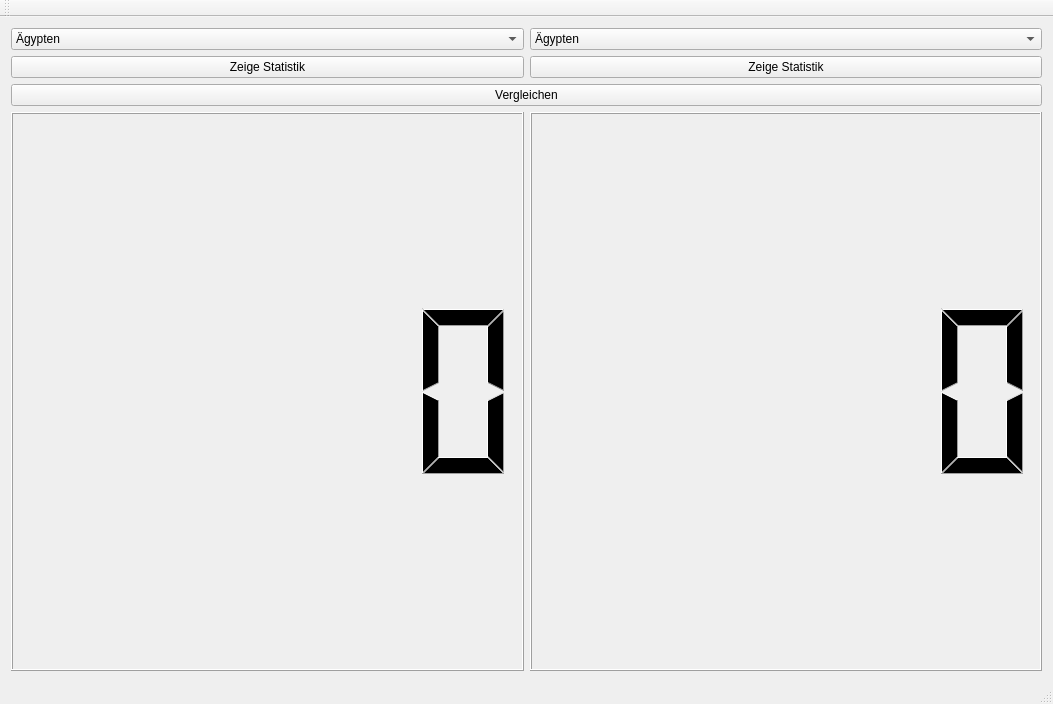
<?xml version="1.0" encoding="UTF-8"?>
<ui version="4.0">
 <class>MainWindow</class>
 <widget class="QMainWindow" name="MainWindow">
  <property name="geometry">
   <rect>
    <x>0</x>
    <y>0</y>
    <width>1053</width>
    <height>704</height>
   </rect>
  </property>
  <property name="windowTitle">
   <string>MainWindow</string>
  </property>
  <property name="windowIcon">
   <iconset theme="Fußball">
    <normaloff>.</normaloff>.</iconset>
  </property>
  <property name="styleSheet">
   <string notr="true">backgounrd-color: rgb(84, 84, 84)</string>
  </property>
  <widget class="QWidget" name="centralWidget">
   <layout class="QGridLayout" name="gridLayout">
    <item row="3" column="0" colspan="2">
     <layout class="QGridLayout" name="grid"/>
    </item>
    <item row="0" column="0" colspan="2">
     <layout class="QGridLayout" name="gridLayout_2">
      <item row="2" column="0" colspan="2">
       <widget class="QPushButton" name="compare">
        <property name="text">
         <string>Vergleichen</string>
        </property>
       </widget>
      </item>
      <item row="0" column="1">
       <widget class="QComboBox" name="team2">
        <item>
         <property name="text">
          <string>Ägypten</string>
         </property>
         <property name="icon">
          <iconset>
           <normalon>../images/Ägypten.png</normalon>
          </iconset>
         </property>
        </item>
        <item>
         <property name="text">
          <string>Argentinien</string>
         </property>
         <property name="icon">
          <iconset>
           <normalon>../images/Argentinien.png</normalon>
          </iconset>
         </property>
        </item>
        <item>
         <property name="text">
          <string>Australien</string>
         </property>
         <property name="icon">
          <iconset>
           <normalon>../images/Australien.png</normalon>
          </iconset>
         </property>
        </item>
        <item>
         <property name="text">
          <string>Belgien</string>
         </property>
         <property name="icon">
          <iconset>
           <normalon>../images/Belgien.png</normalon>
          </iconset>
         </property>
        </item>
        <item>
         <property name="text">
          <string>Brasilien</string>
         </property>
         <property name="icon">
          <iconset>
           <normalon>../images/Brasilien.png</normalon>
          </iconset>
         </property>
        </item>
        <item>
         <property name="text">
          <string>Costa Rica</string>
         </property>
         <property name="icon">
          <iconset>
           <normalon>../images/Costa Rica.png</normalon>
          </iconset>
         </property>
        </item>
        <item>
         <property name="text">
          <string>Dänemark</string>
         </property>
         <property name="icon">
          <iconset>
           <normalon>../images/Dänemark.png</normalon>
          </iconset>
         </property>
        </item>
        <item>
         <property name="text">
          <string>Deutschland</string>
         </property>
         <property name="icon">
          <iconset>
           <normalon>../images/Deutschland.png</normalon>
          </iconset>
         </property>
        </item>
        <item>
         <property name="text">
          <string>England</string>
         </property>
         <property name="icon">
          <iconset>
           <normalon>../images/England.png</normalon>
          </iconset>
         </property>
        </item>
        <item>
         <property name="text">
          <string>Frankreich</string>
         </property>
         <property name="icon">
          <iconset>
           <normalon>../images/Frankreich.png</normalon>
          </iconset>
         </property>
        </item>
        <item>
         <property name="text">
          <string>Iran</string>
         </property>
         <property name="icon">
          <iconset>
           <normalon>../images/Iran.png</normalon>
          </iconset>
         </property>
        </item>
        <item>
         <property name="text">
          <string>Island</string>
         </property>
         <property name="icon">
          <iconset>
           <normalon>../images/Island.png</normalon>
          </iconset>
         </property>
        </item>
        <item>
         <property name="text">
          <string>Japan</string>
         </property>
         <property name="icon">
          <iconset>
           <normalon>../images/Japan.png</normalon>
          </iconset>
         </property>
        </item>
        <item>
         <property name="text">
          <string>Kolumbien</string>
         </property>
         <property name="icon">
          <iconset>
           <normalon>../images/Kolumbien.png</normalon>
          </iconset>
         </property>
        </item>
        <item>
         <property name="text">
          <string>Kroatien</string>
         </property>
         <property name="icon">
          <iconset>
           <normalon>../images/Kroatien.png</normalon>
          </iconset>
         </property>
        </item>
        <item>
         <property name="text">
          <string>Marokko</string>
         </property>
         <property name="icon">
          <iconset>
           <normalon>../images/Marokko.png</normalon>
          </iconset>
         </property>
        </item>
        <item>
         <property name="text">
          <string>Mexiko</string>
         </property>
         <property name="icon">
          <iconset>
           <normalon>../images/Mexiko.png</normalon>
          </iconset>
         </property>
        </item>
        <item>
         <property name="text">
          <string>Nigeria</string>
         </property>
         <property name="icon">
          <iconset>
           <normalon>../images/Nigeria.png</normalon>
          </iconset>
         </property>
        </item>
        <item>
         <property name="text">
          <string>Panama</string>
         </property>
         <property name="icon">
          <iconset>
           <normalon>../images/Panama.png</normalon>
          </iconset>
         </property>
        </item>
        <item>
         <property name="text">
          <string>Peru</string>
         </property>
         <property name="icon">
          <iconset>
           <normalon>../images/Peru.png</normalon>
          </iconset>
         </property>
        </item>
        <item>
         <property name="text">
          <string>Polen</string>
         </property>
         <property name="icon">
          <iconset>
           <normalon>../images/Polen.png</normalon>
          </iconset>
         </property>
        </item>
        <item>
         <property name="text">
          <string>Portugal</string>
         </property>
         <property name="icon">
          <iconset>
           <normalon>../images/Portugal.png</normalon>
          </iconset>
         </property>
        </item>
        <item>
         <property name="text">
          <string>Russland</string>
         </property>
         <property name="icon">
          <iconset>
           <normalon>../images/Russland.png</normalon>
          </iconset>
         </property>
        </item>
        <item>
         <property name="text">
          <string>Saudi-Arabien</string>
         </property>
         <property name="icon">
          <iconset>
           <normalon>../images/Saudi-Arabien.png</normalon>
          </iconset>
         </property>
        </item>
        <item>
         <property name="text">
          <string>Schweden</string>
         </property>
         <property name="icon">
          <iconset>
           <normalon>../images/Schweden.png</normalon>
          </iconset>
         </property>
        </item>
        <item>
         <property name="text">
          <string>Schweiz</string>
         </property>
         <property name="icon">
          <iconset>
           <normalon>../images/Schweiz.png</normalon>
          </iconset>
         </property>
        </item>
        <item>
         <property name="text">
          <string>Senegal</string>
         </property>
         <property name="icon">
          <iconset>
           <normalon>../images/Senegal.png</normalon>
          </iconset>
         </property>
        </item>
        <item>
         <property name="text">
          <string>Serbien</string>
         </property>
         <property name="icon">
          <iconset>
           <normalon>../images/Serbien.png</normalon>
          </iconset>
         </property>
        </item>
        <item>
         <property name="text">
          <string>Spanien</string>
         </property>
         <property name="icon">
          <iconset>
           <normalon>../images/Spanien.png</normalon>
          </iconset>
         </property>
        </item>
        <item>
         <property name="text">
          <string>Südkorea</string>
         </property>
         <property name="icon">
          <iconset>
           <normalon>../images/Südkorea.png</normalon>
          </iconset>
         </property>
        </item>
        <item>
         <property name="text">
          <string>Tunesien</string>
         </property>
         <property name="icon">
          <iconset>
           <normalon>../images/Tunesien.png</normalon>
          </iconset>
         </property>
        </item>
        <item>
         <property name="text">
          <string>Uruguay</string>
         </property>
         <property name="icon">
          <iconset>
           <normalon>../images/Uruguay.png</normalon>
          </iconset>
         </property>
        </item>
       </widget>
      </item>
      <item row="0" column="0">
       <widget class="QComboBox" name="team1">
        <item>
         <property name="text">
          <string>Ägypten</string>
         </property>
         <property name="icon">
          <iconset>
           <normalon>../images/Ägypten.png</normalon>
          </iconset>
         </property>
        </item>
        <item>
         <property name="text">
          <string>Argentinien</string>
         </property>
         <property name="icon">
          <iconset>
           <normalon>../images/Argentinien.png</normalon>
          </iconset>
         </property>
        </item>
        <item>
         <property name="text">
          <string>Australien</string>
         </property>
         <property name="icon">
          <iconset>
           <normalon>../images/Australien.png</normalon>
          </iconset>
         </property>
        </item>
        <item>
         <property name="text">
          <string>Belgien</string>
         </property>
         <property name="icon">
          <iconset>
           <normalon>../images/Belgien.png</normalon>
          </iconset>
         </property>
        </item>
        <item>
         <property name="text">
          <string>Brasilien</string>
         </property>
         <property name="icon">
          <iconset>
           <normalon>../images/Brasilien.png</normalon>
          </iconset>
         </property>
        </item>
        <item>
         <property name="text">
          <string>Costa Rica</string>
         </property>
         <property name="icon">
          <iconset>
           <normalon>../images/Costa Rica.png</normalon>
          </iconset>
         </property>
        </item>
        <item>
         <property name="text">
          <string>Dänemark</string>
         </property>
         <property name="icon">
          <iconset>
           <normalon>../images/Dänemark.png</normalon>
          </iconset>
         </property>
        </item>
        <item>
         <property name="text">
          <string>Deutschland</string>
         </property>
         <property name="icon">
          <iconset>
           <normalon>../images/Deutschland.png</normalon>
          </iconset>
         </property>
        </item>
        <item>
         <property name="text">
          <string>England</string>
         </property>
         <property name="icon">
          <iconset>
           <normalon>../images/England.png</normalon>
          </iconset>
         </property>
        </item>
        <item>
         <property name="text">
          <string>Frankreich</string>
         </property>
         <property name="icon">
          <iconset>
           <normalon>../images/Frankreich.png</normalon>
          </iconset>
         </property>
        </item>
        <item>
         <property name="text">
          <string>Iran</string>
         </property>
         <property name="icon">
          <iconset>
           <normalon>../images/Iran.png</normalon>
          </iconset>
         </property>
        </item>
        <item>
         <property name="text">
          <string>Island</string>
         </property>
         <property name="icon">
          <iconset>
           <normalon>../images/Island.png</normalon>
          </iconset>
         </property>
        </item>
        <item>
         <property name="text">
          <string>Japan</string>
         </property>
         <property name="icon">
          <iconset>
           <normalon>../images/Japan.png</normalon>
          </iconset>
         </property>
        </item>
        <item>
         <property name="text">
          <string>Kolumbien</string>
         </property>
         <property name="icon">
          <iconset>
           <normalon>../images/Kolumbien.png</normalon>
          </iconset>
         </property>
        </item>
        <item>
         <property name="text">
          <string>Kroatien</string>
         </property>
         <property name="icon">
          <iconset>
           <normalon>../images/Kroatien.png</normalon>
          </iconset>
         </property>
        </item>
        <item>
         <property name="text">
          <string>Marokko</string>
         </property>
         <property name="icon">
          <iconset>
           <normalon>../images/Marokko.png</normalon>
          </iconset>
         </property>
        </item>
        <item>
         <property name="text">
          <string>Mexiko</string>
         </property>
         <property name="icon">
          <iconset>
           <normalon>../images/Mexiko.png</normalon>
          </iconset>
         </property>
        </item>
        <item>
         <property name="text">
          <string>Nigeria</string>
         </property>
         <property name="icon">
          <iconset>
           <normalon>../images/Nigeria.png</normalon>
          </iconset>
         </property>
        </item>
        <item>
         <property name="text">
          <string>Panama</string>
         </property>
         <property name="icon">
          <iconset>
           <normalon>../images/Panama.png</normalon>
          </iconset>
         </property>
        </item>
        <item>
         <property name="text">
          <string>Peru</string>
         </property>
         <property name="icon">
          <iconset>
           <normalon>../images/Peru.png</normalon>
          </iconset>
         </property>
        </item>
        <item>
         <property name="text">
          <string>Polen</string>
         </property>
         <property name="icon">
          <iconset>
           <normalon>../images/Polen.png</normalon>
          </iconset>
         </property>
        </item>
        <item>
         <property name="text">
          <string>Portugal</string>
         </property>
         <property name="icon">
          <iconset>
           <normalon>../images/Portugal.png</normalon>
          </iconset>
         </property>
        </item>
        <item>
         <property name="text">
          <string>Russland</string>
         </property>
         <property name="icon">
          <iconset>
           <normalon>../images/Russland.png</normalon>
          </iconset>
         </property>
        </item>
        <item>
         <property name="text">
          <string>Saudi-Arabien</string>
         </property>
         <property name="icon">
          <iconset>
           <normalon>../images/Saudi-Arabien.png</normalon>
          </iconset>
         </property>
        </item>
        <item>
         <property name="text">
          <string>Schweden</string>
         </property>
         <property name="icon">
          <iconset>
           <normalon>../images/Schweden.png</normalon>
          </iconset>
         </property>
        </item>
        <item>
         <property name="text">
          <string>Schweiz</string>
         </property>
         <property name="icon">
          <iconset>
           <normalon>../images/Schweiz.png</normalon>
          </iconset>
         </property>
        </item>
        <item>
         <property name="text">
          <string>Senegal</string>
         </property>
         <property name="icon">
          <iconset>
           <normalon>../images/Senegal.png</normalon>
          </iconset>
         </property>
        </item>
        <item>
         <property name="text">
          <string>Serbien</string>
         </property>
         <property name="icon">
          <iconset>
           <normalon>../images/Serbien.png</normalon>
          </iconset>
         </property>
        </item>
        <item>
         <property name="text">
          <string>Spanien</string>
         </property>
         <property name="icon">
          <iconset>
           <normalon>../images/Spanien.png</normalon>
          </iconset>
         </property>
        </item>
        <item>
         <property name="text">
          <string>Südkorea</string>
         </property>
         <property name="icon">
          <iconset>
           <normalon>../images/Südkorea.png</normalon>
          </iconset>
         </property>
        </item>
        <item>
         <property name="text">
          <string>Tunesien</string>
         </property>
         <property name="icon">
          <iconset>
           <normalon>../images/Tunesien.png</normalon>
          </iconset>
         </property>
        </item>
        <item>
         <property name="text">
          <string>Uruguay</string>
         </property>
         <property name="icon">
          <iconset>
           <normalon>../images/Uruguay.png</normalon>
          </iconset>
         </property>
        </item>
       </widget>
      </item>
      <item row="1" column="0">
       <widget class="QPushButton" name="statistic1">
        <property name="text">
         <string>Zeige Statistik</string>
        </property>
       </widget>
      </item>
      <item row="1" column="1">
       <widget class="QPushButton" name="statistic2">
        <property name="text">
         <string>Zeige Statistik</string>
        </property>
       </widget>
      </item>
     </layout>
    </item>
    <item row="1" column="0" colspan="2">
     <layout class="QHBoxLayout" name="horizontalLayout">
      <item>
       <widget class="QLCDNumber" name="team1_result">
        <property name="intValue" stdset="0">
         <number>0</number>
        </property>
       </widget>
      </item>
      <item>
       <widget class="QLCDNumber" name="team2_result"/>
      </item>
     </layout>
    </item>
   </layout>
  </widget>
  <widget class="QToolBar" name="mainToolBar">
   <attribute name="toolBarArea">
    <enum>TopToolBarArea</enum>
   </attribute>
   <attribute name="toolBarBreak">
    <bool>false</bool>
   </attribute>
  </widget>
  <widget class="QStatusBar" name="statusBar"/>
  <widget class="QMenuBar" name="menuBar">
   <property name="geometry">
    <rect>
     <x>0</x>
     <y>0</y>
     <width>1053</width>
     <height>21</height>
    </rect>
   </property>
  </widget>
 </widget>
 <layoutdefault spacing="6" margin="11"/>
 <resources/>
 <connections/>
</ui>
